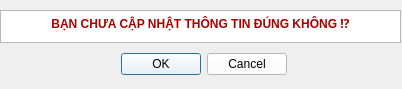
<?xml version="1.0" encoding="UTF-8"?>
<ui version="4.0">
 <class>Dialog</class>
 <widget class="QDialog" name="Dialog">
  <property name="geometry">
   <rect>
    <x>0</x>
    <y>0</y>
    <width>402</width>
    <height>89</height>
   </rect>
  </property>
  <property name="windowTitle">
   <string>Dialog</string>
  </property>
  <widget class="QDialogButtonBox" name="exit_button">
   <property name="geometry">
    <rect>
     <x>120</x>
     <y>50</y>
     <width>167</width>
     <height>29</height>
    </rect>
   </property>
   <property name="styleSheet">
    <string notr="true">color: rgb(0, 0, 0);
font: 700 9pt &quot;Segoe UI&quot;;
background-color: rgb(255, 255, 255);</string>
   </property>
   <property name="orientation">
    <enum>Qt::Horizontal</enum>
   </property>
   <property name="standardButtons">
    <set>QDialogButtonBox::Cancel|QDialogButtonBox::Ok</set>
   </property>
  </widget>
  <widget class="QTextBrowser" name="textBrowser">
   <property name="geometry">
    <rect>
     <x>0</x>
     <y>10</y>
     <width>401</width>
     <height>33</height>
    </rect>
   </property>
   <property name="styleSheet">
    <string notr="true">color: rgb(170, 0, 0);
font: 700 9pt &quot;Segoe UI&quot;;</string>
   </property>
   <property name="html">
    <string>&lt;!DOCTYPE HTML PUBLIC &quot;-//W3C//DTD HTML 4.0//EN&quot; &quot;http://www.w3.org/TR/REC-html40/strict.dtd&quot;&gt;
&lt;html&gt;&lt;head&gt;&lt;meta name=&quot;qrichtext&quot; content=&quot;1&quot; /&gt;&lt;meta charset=&quot;utf-8&quot; /&gt;&lt;style type=&quot;text/css&quot;&gt;
p, li { white-space: pre-wrap; }
hr { height: 1px; border-width: 0; }
li.unchecked::marker { content: &quot;\2610&quot;; }
li.checked::marker { content: &quot;\2612&quot;; }
&lt;/style&gt;&lt;/head&gt;&lt;body style=&quot; font-family:'Segoe UI'; font-size:9pt; font-weight:700; font-style:normal;&quot;&gt;
&lt;p align=&quot;center&quot; style=&quot; margin-top:0px; margin-bottom:0px; margin-left:0px; margin-right:0px; -qt-block-indent:0; text-indent:0px;&quot;&gt;BẠN CHƯA CẬP NHẬT THÔNG TIN ĐÚNG KHÔNG ⁉️&lt;/p&gt;&lt;/body&gt;&lt;/html&gt;</string>
   </property>
  </widget>
 </widget>
 <resources/>
 <connections>
  <connection>
   <sender>exit_button</sender>
   <signal>accepted()</signal>
   <receiver>Dialog</receiver>
   <slot>accept()</slot>
   <hints>
    <hint type="sourcelabel">
     <x>248</x>
     <y>254</y>
    </hint>
    <hint type="destinationlabel">
     <x>157</x>
     <y>274</y>
    </hint>
   </hints>
  </connection>
  <connection>
   <sender>exit_button</sender>
   <signal>rejected()</signal>
   <receiver>Dialog</receiver>
   <slot>reject()</slot>
   <hints>
    <hint type="sourcelabel">
     <x>316</x>
     <y>260</y>
    </hint>
    <hint type="destinationlabel">
     <x>286</x>
     <y>274</y>
    </hint>
   </hints>
  </connection>
 </connections>
</ui>
